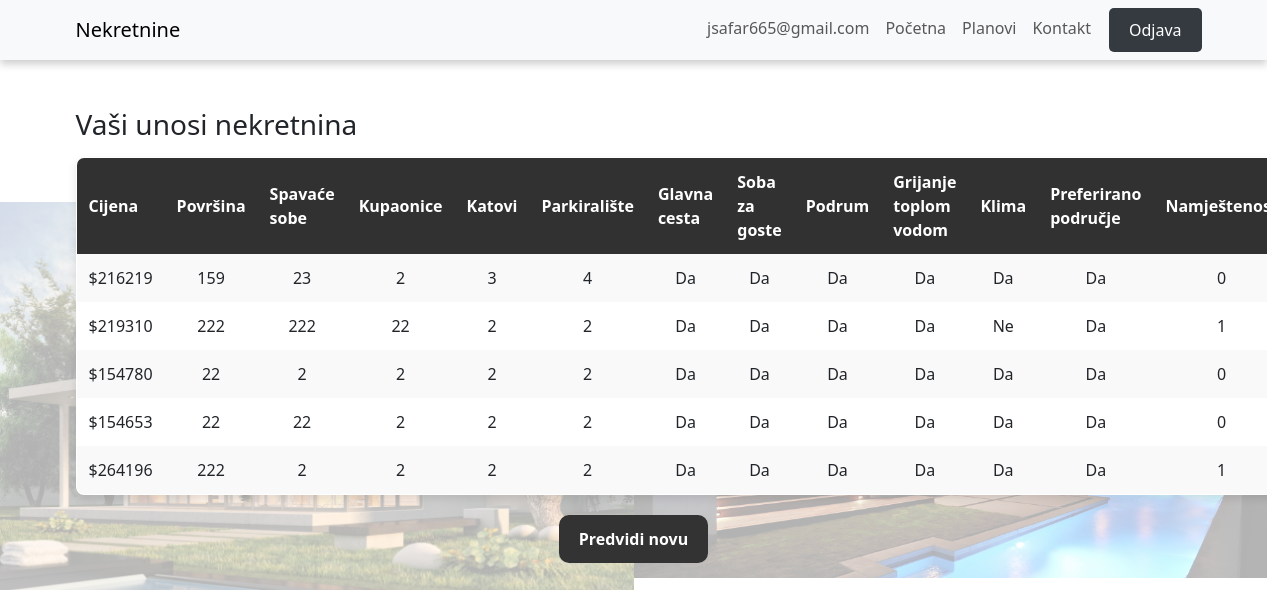
The app's page /profile (signed in) with its own data.
### health_app/models.py (models this page shows, shortened)
class RealEstate(models.Model):
    FURNISHING_CHOICES = [
        ('unfurnished', 'Unfurnished'),
        ('semi-furnished', 'Semi-Furnished'),
        ('furnished', 'Furnished'),
    ]
    user = models.ForeignKey(User, on_delete=models.CASCADE, null=True, blank=True)
    price = models.IntegerField()
    area = models.IntegerField()
    bedrooms = models.IntegerField()
    bathrooms = models.IntegerField()
    stories = models.IntegerField()
    mainroad = models.BooleanField()
    guestroom = models.BooleanField()
    basement = models.BooleanField()
    hotwaterheating = models.BooleanField()
    airconditioning = models.BooleanField()
    parking = models.IntegerField()
    prefarea = models.BooleanField()
    furnishingstatus = models.CharField(max_length=15, choices=FURNISHING_CHOICES)

### health_app/views.py (the view)
# urls.py: path('profile', views.profile, name='profile'),
@login_required
def profile(request):
    if request.user.is_superuser:
        real_estates = RealEstate.objects.all().order_by('-id')  # Admin sees all entries, ordered by newest
    else:
        real_estates = RealEstate.objects.filter(user=request.user).order_by('-id')  # Normal users see their entries, ordered by newest
    predicted_price = request.session.get("predicted_price", "No prediction available")
    return render(request, "health_app/profile.html", {"predicted_price": predicted_price, "real_estates": real_estates})

### health_app/templates/health_app/profile.html (shortened to what this page needs)
<!DOCTYPE html>
<html lang="hr">
<head>
    <link rel="stylesheet" href="../../static/health_app/profile.css">
</head>
{% extends 'health_app/base.html' %}
{% block content %}
    <h3>Vaši unosi nekretnina</h3>
    {% if real_estates %}
        <table border="1">
            <tr>
                <th>Cijena</th>
                <th>Površina</th>
                <th>Spavaće sobe</th>
                <th>Kupaonice</th>
                <th>Katovi</th>
                <th>Parkiralište</th>
                <th>Glavna cesta</th>
                <th>Soba za goste</th>
                <th>Podrum</th>
                <th>Grijanje toplom vodom</th>
                <th>Klima</th>
                <th>Preferirano područje</th>
                <th>Namještenost</th>
            </tr>
            {% for estate in real_estates %}
            <tr>
                <td>${{ estate.price }}</td>
                <td>{{ estate.area }}</td>
                <td>{{ estate.bedrooms }}</td>
                <td>{{ estate.bathrooms }}</td>
                <td>{{ estate.stories }}</td>
                <td>{{ estate.parking }}</td>
                <td>{{ estate.mainroad|yesno:"Da,Ne" }}</td>
                <td>{{ estate.guestroom|yesno:"Da,Ne" }}</td>
                <td>{{ estate.basement|yesno:"Da,Ne" }}</td>
                <td>{{ estate.hotwaterheating|yesno:"Da,Ne" }}</td>
                <td>{{ estate.airconditioning|yesno:"Da,Ne" }}</td>
                <td>{{ estate.prefarea|yesno:"Da,Ne" }}</td>
                <td>{{ estate.furnishingstatus }}</td>
            </tr>
            {% endfor %}
        </table>
    {% else %}
        <p>Nema unesenih nekretnina.</p>
    {% endif %}
    <a href="{% url 'real_estate' %}" class="predict-btn">Predvidi novu</a>
{% endblock %}

### health_app/templates/health_app/base.html (shortened to what this page needs)
<!DOCTYPE html>
<html lang="hr">
<head>
    <link href="https://cdn.jsdelivr.net/npm/bootstrap@5.3.0-alpha3/dist/css/bootstrap.min.css" rel="stylesheet">
    <link rel="stylesheet" href="../../static/health_app/base.css">
</head>
<body>
    <nav class="navbar navbar-expand-lg navbar-light bg-light">
        <div class="container">
            <a class="navbar-brand" href="{% url 'home' %}">Nekretnine</a>
            <div class="collapse navbar-collapse" id="navbarNav">
                <ul class="navbar-nav ms-auto">
                    {% if user.is_authenticated %}
                    <li class="nav-item">
                        <a class="nav-link " href="{% url 'profile' %}">{{ user.username }}</a>
                    </li>
                    {% endif %}
                    <li class="nav-item">
                        <a class="nav-link " href="{% url 'home' %}">Početna</a>
                    </li>
                    <li class="nav-item">
                        <a class="nav-link" href="#">Planovi</a>
                    </li>
                    <li class="nav-item">
                        <a class="nav-link" href="#">Kontakt</a>
                    </li>
                    <li class="nav-item">
                        {% if user.is_authenticated %}
                                <button class="nav-btn logout-btn">
                                    <a href="{% url 'accounts:logout' %}" class="nav-btn">Odjava</a>
                                </button>
                        {% endif %}
                    </li>
                </ul>
            </div>
        </div>
    </nav>
    <div class="container mt-5">
        {% block content %}
        {% endblock %}
    </div>
</body>
</html>

### health_app/static/health_app/profile.css (style rules this page uses)
body { font-family: Arial, sans-serif; background: url('/static/img/skyscrapper.jpg') no-repeat left center, url('/static/img/skyscrapper2.jpg') no-repeat right center; background-size: 50vw auto, 50vw auto; background-position: left center, right center; background-attachment: scroll; min-height: 100vh; margin: 0; padding: 0; color: #313131; position: relative; }
body::before { content: ""; position: absolute; top: 0; left: 0; width: 100%; height: 100%; background: rgba(255, 255, 255, 0.7); z-index: -1; }
h2, h3 { color: #1f2c20; font-weight: bold; margin-bottom: 15px; }
table { width: 100%; border-collapse: collapse; background: white; border-radius: 8px; overflow: hidden; box-shadow: 0 4px 8px rgba(0, 0, 0, 0.1); margin-top: 15px; }
th, td { padding: 12px; text-align: center; }
th { background: #313131; color: white; font-weight: bold; }
tr:nth-child(even) { background: #f9f9f9; }
.predict-btn { display: block; margin-top: 20px; padding: 12px 20px; background: #333; color: white; font-size: 1rem; font-weight: bold; text-decoration: none; border-radius: 10px; text-align: center; transition: background 0.3s ease-in-out; width: fit-content; margin-left: auto; margin-right: auto; }

### health_app/static/health_app/base.css (style rules this page uses)
.navbar { box-shadow: 0 4px 8px rgba(0, 0, 0, 0.2); }
.logout-btn { background-color: #343a40; color: white; text-decoration: none; border: none; padding: 10px 15px; margin-left: 10px; font-size: 16px; border-radius: 5px; cursor: pointer; display: block; width: 100%; text-align: center; transition: background 0.3s ease; }
.logout-btn a { color: white; text-decoration: none; }

### records on screen
RealEstate: price "216219", area "159", bedrooms "23", bathrooms "2", stories "3", parking "4", mainroad "Da", guestroom "Da", basement "Da", hotwaterheating "Da", airconditioning "Da", prefarea "Da", furnishingstatus "0"
RealEstate: price "219310", area "222", bedrooms "222", bathrooms "22", stories "2", parking "2", mainroad "Da", guestroom "Da", basement "Da", hotwaterheating "Da", airconditioning "Ne", prefarea "Da", furnishingstatus "1"
RealEstate: price "154780", area "22", bedrooms "2", bathrooms "2", stories "2", parking "2", mainroad "Da", guestroom "Da", basement "Da", hotwaterheating "Da", airconditioning "Da", prefarea "Da", furnishingstatus "0"
RealEstate: price "154653", area "22", bedrooms "22", bathrooms "2", stories "2", parking "2", mainroad "Da", guestroom "Da", basement "Da", hotwaterheating "Da", airconditioning "Da", prefarea "Da", furnishingstatus "0"
RealEstate: price "264196", area "222", bedrooms "2", bathrooms "2", stories "2", parking "2", mainroad "Da", guestroom "Da", basement "Da", hotwaterheating "Da", airconditioning "Da", prefarea "Da", furnishingstatus "1"

### other values on screen
{{ user.username }} "jsafar665@gmail.com"
